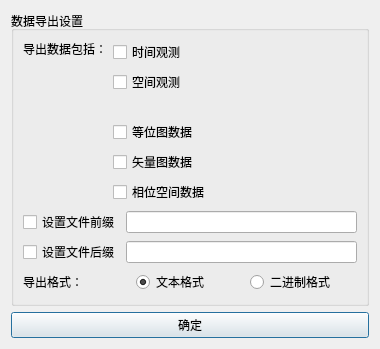
<?xml version="1.0" encoding="UTF-8"?>
<ui version="4.0">
 <class>Dialog_DataProcessingSettingDlg</class>
 <widget class="QDialog" name="Dialog_DataProcessingSettingDlg">
  <property name="windowModality">
   <enum>Qt::ApplicationModal</enum>
  </property>
  <property name="geometry">
   <rect>
    <x>0</x>
    <y>0</y>
    <width>380</width>
    <height>337</height>
   </rect>
  </property>
  <property name="minimumSize">
   <size>
    <width>0</width>
    <height>0</height>
   </size>
  </property>
  <property name="maximumSize">
   <size>
    <width>16777215</width>
    <height>16777215</height>
   </size>
  </property>
  <property name="windowTitle">
   <string>数据处理设置</string>
  </property>
  <layout class="QGridLayout" name="gridLayout_2">
   <item row="2" column="0">
    <layout class="QHBoxLayout" name="horizontalLayout_10">
     <item>
      <widget class="QPushButton" name="pushButton_ok">
       <property name="text">
        <string>确定</string>
       </property>
      </widget>
     </item>
    </layout>
   </item>
   <item row="0" column="0">
    <widget class="QGroupBox" name="groupBox_WorkSpace_X">
     <property name="title">
      <string>数据导出设置</string>
     </property>
     <layout class="QGridLayout" name="gridLayout">
      <item row="6" column="0" colspan="2">
       <layout class="QHBoxLayout" name="horizontalLayout_5">
        <item>
         <widget class="QLabel" name="label_2">
          <property name="text">
           <string>导出格式：</string>
          </property>
         </widget>
        </item>
        <item>
         <widget class="QRadioButton" name="radioButton_text_format">
          <property name="text">
           <string>文本格式</string>
          </property>
          <property name="checked">
           <bool>true</bool>
          </property>
         </widget>
        </item>
        <item>
         <widget class="QRadioButton" name="radioButton_binary_format">
          <property name="text">
           <string>二进制格式</string>
          </property>
         </widget>
        </item>
       </layout>
      </item>
      <item row="2" column="0" colspan="2">
       <layout class="QHBoxLayout" name="horizontalLayout_3">
        <item>
         <widget class="QCheckBox" name="checkBox_set_prefix">
          <property name="text">
           <string>设置文件前缀</string>
          </property>
         </widget>
        </item>
        <item>
         <widget class="QLineEdit" name="lineEdit_prefix"/>
        </item>
       </layout>
      </item>
      <item row="4" column="0" colspan="2">
       <layout class="QHBoxLayout" name="horizontalLayout_4">
        <item>
         <widget class="QCheckBox" name="checkBox_set_suffix">
          <property name="text">
           <string>设置文件后缀</string>
          </property>
         </widget>
        </item>
        <item>
         <widget class="QLineEdit" name="lineEdit_suffix"/>
        </item>
       </layout>
      </item>
      <item row="0" column="0">
       <layout class="QVBoxLayout" name="verticalLayout_2">
        <item>
         <widget class="QLabel" name="label">
          <property name="text">
           <string>导出数据包括：</string>
          </property>
          <property name="alignment">
           <set>Qt::AlignLeading|Qt::AlignLeft|Qt::AlignTop</set>
          </property>
          <property name="wordWrap">
           <bool>false</bool>
          </property>
          <property name="margin">
           <number>15</number>
          </property>
         </widget>
        </item>
       </layout>
      </item>
      <item row="0" column="1">
       <layout class="QVBoxLayout" name="verticalLayout">
        <item>
         <spacer name="verticalSpacer_6">
          <property name="orientation">
           <enum>Qt::Vertical</enum>
          </property>
          <property name="sizeHint" stdset="0">
           <size>
            <width>20</width>
            <height>40</height>
           </size>
          </property>
         </spacer>
        </item>
        <item>
         <widget class="QCheckBox" name="checkBox_Time_obser">
          <property name="text">
           <string>时间观测</string>
          </property>
         </widget>
        </item>
        <item>
         <spacer name="verticalSpacer_7">
          <property name="orientation">
           <enum>Qt::Vertical</enum>
          </property>
          <property name="sizeHint" stdset="0">
           <size>
            <width>20</width>
            <height>40</height>
           </size>
          </property>
         </spacer>
        </item>
        <item>
         <widget class="QCheckBox" name="checkBox_space_obser">
          <property name="text">
           <string>空间观测</string>
          </property>
         </widget>
        </item>
        <item>
         <spacer name="verticalSpacer_8">
          <property name="orientation">
           <enum>Qt::Vertical</enum>
          </property>
          <property name="sizeHint" stdset="0">
           <size>
            <width>20</width>
            <height>40</height>
           </size>
          </property>
         </spacer>
        </item>
        <item>
         <spacer name="horizontalSpacer">
          <property name="orientation">
           <enum>Qt::Horizontal</enum>
          </property>
          <property name="sizeHint" stdset="0">
           <size>
            <width>40</width>
            <height>20</height>
           </size>
          </property>
         </spacer>
        </item>
        <item>
         <widget class="QCheckBox" name="checkBox_contor_plot">
          <property name="text">
           <string>等位图数据</string>
          </property>
         </widget>
        </item>
        <item>
         <spacer name="verticalSpacer_9">
          <property name="orientation">
           <enum>Qt::Vertical</enum>
          </property>
          <property name="sizeHint" stdset="0">
           <size>
            <width>20</width>
            <height>40</height>
           </size>
          </property>
         </spacer>
        </item>
        <item>
         <widget class="QCheckBox" name="checkBox_vector_data">
          <property name="text">
           <string>矢量图数据</string>
          </property>
         </widget>
        </item>
        <item>
         <spacer name="verticalSpacer_10">
          <property name="orientation">
           <enum>Qt::Vertical</enum>
          </property>
          <property name="sizeHint" stdset="0">
           <size>
            <width>20</width>
            <height>40</height>
           </size>
          </property>
         </spacer>
        </item>
        <item>
         <widget class="QCheckBox" name="checkBox_phase_space">
          <property name="text">
           <string>相位空间数据</string>
          </property>
         </widget>
        </item>
        <item>
         <spacer name="verticalSpacer_11">
          <property name="orientation">
           <enum>Qt::Vertical</enum>
          </property>
          <property name="sizeHint" stdset="0">
           <size>
            <width>20</width>
            <height>40</height>
           </size>
          </property>
         </spacer>
        </item>
       </layout>
      </item>
      <item row="7" column="0">
       <spacer name="verticalSpacer_4">
        <property name="orientation">
         <enum>Qt::Vertical</enum>
        </property>
        <property name="sizeHint" stdset="0">
         <size>
          <width>20</width>
          <height>40</height>
         </size>
        </property>
       </spacer>
      </item>
      <item row="3" column="0">
       <spacer name="verticalSpacer_3">
        <property name="orientation">
         <enum>Qt::Vertical</enum>
        </property>
        <property name="sizeHint" stdset="0">
         <size>
          <width>20</width>
          <height>40</height>
         </size>
        </property>
       </spacer>
      </item>
      <item row="1" column="0">
       <spacer name="verticalSpacer_2">
        <property name="orientation">
         <enum>Qt::Vertical</enum>
        </property>
        <property name="sizeHint" stdset="0">
         <size>
          <width>20</width>
          <height>40</height>
         </size>
        </property>
       </spacer>
      </item>
      <item row="5" column="0">
       <spacer name="verticalSpacer_5">
        <property name="orientation">
         <enum>Qt::Vertical</enum>
        </property>
        <property name="sizeHint" stdset="0">
         <size>
          <width>20</width>
          <height>40</height>
         </size>
        </property>
       </spacer>
      </item>
     </layout>
    </widget>
   </item>
   <item row="1" column="0">
    <spacer name="verticalSpacer">
     <property name="orientation">
      <enum>Qt::Vertical</enum>
     </property>
     <property name="sizeHint" stdset="0">
      <size>
       <width>20</width>
       <height>40</height>
      </size>
     </property>
    </spacer>
   </item>
  </layout>
 </widget>
 <tabstops>
  <tabstop>checkBox_Time_obser</tabstop>
  <tabstop>checkBox_space_obser</tabstop>
  <tabstop>checkBox_contor_plot</tabstop>
  <tabstop>checkBox_vector_data</tabstop>
  <tabstop>checkBox_phase_space</tabstop>
  <tabstop>checkBox_set_prefix</tabstop>
  <tabstop>lineEdit_prefix</tabstop>
  <tabstop>checkBox_set_suffix</tabstop>
  <tabstop>lineEdit_suffix</tabstop>
  <tabstop>radioButton_text_format</tabstop>
  <tabstop>radioButton_binary_format</tabstop>
  <tabstop>pushButton_ok</tabstop>
 </tabstops>
 <resources/>
 <connections/>
</ui>
